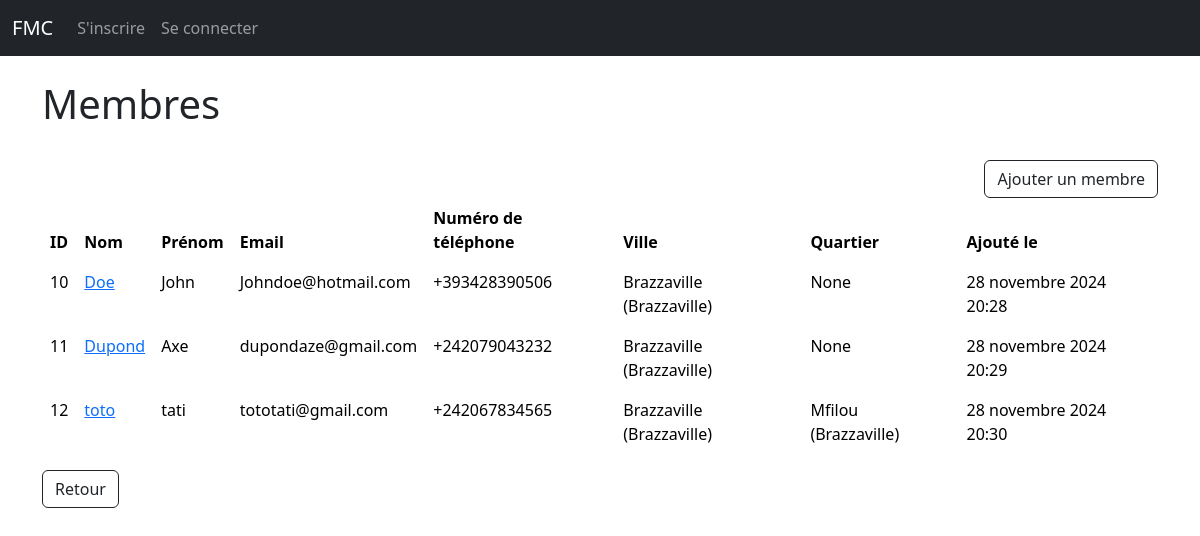
/members/, run on an earlier commit of the app's database.
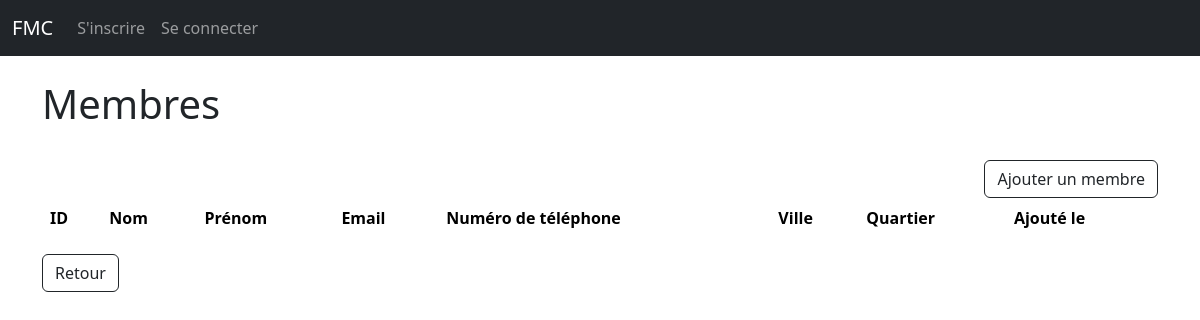
And on a later commit of the database.
### gestione/models.py (models this page shows, shortened)
class TimestampModel(models.Model):
    created_at = models.DateTimeField(auto_now_add=True)
    updated_at = models.DateTimeField(auto_now=True)
    class Meta:
        abstract = True

class Member(TimestampModel):
    name = models.CharField(max_length=100)
    firstName = models.CharField(max_length=100)
    email = models.EmailField(max_length=150, unique=True, null=True, blank=True)
    phone = models.CharField(max_length=15, null=True, blank=True)
    city = models.ForeignKey(
        City, on_delete=models.CASCADE, related_name="members"
    )  # Lien obligatoire avec une ville
    district = models.ForeignKey(
        District, on_delete=models.SET_NULL, null=True, blank=True, related_name="members"
    )  # Lien facultatif avec un quartier

class City(TimestampModel):
    name = models.CharField(max_length=100)
    department = models.ForeignKey(Department, on_delete=models.CASCADE, related_name="cities")
    def __str__(self):
        return f"{self.name} ({self.department.name})"

class Department(TimestampModel):
    name = models.CharField(max_length=100, unique=True)

class District(TimestampModel):
    name = models.CharField(max_length=100)
    city = models.ForeignKey(City, on_delete=models.CASCADE, related_name="districts")
    def __str__(self):
        return f"{self.name} ({self.city.name})"

### gestione/views.py (the view)
# urls.py: path('members/', views.list_members, name='members'),
def list_members(request):
    members = Member.objects.all()
    return render(request, 'gestione/pages/members.html', {'members': members})

### gestione/templates/gestione/pages/members.html (shortened to what this page needs)
{% extends 'gestione/layouts/base.html'%}
{% block content %}
    <h1>Membres</h1>
    <br>
    <div class="row">
        <div class="col"></div>
        <div class="col text-end">
            <a class="btn btn-outline-dark" href="{% url 'gestione:add_member' %}">Ajouter un membre</a>
        </div>
    </div>
    <table class="table table-borderless table-hover ">
        <thead>
            <tr>
                <th scope="col">ID</th>
                <th scope="col">Nom</th>
                <th scope="col">Prénom</th>
                <th scope="col">Email</th>
                <th scope="col">Numéro de téléphone</th>
                <th scope="col">Ville</th>
                <th scope="col">Quartier</th>
                <th scope="col">Ajouté le</th>
            </tr>
        </thead>
        <tbody>
            {% if members %}
            {% for member in members %}
                <tr>
                <td>{{member.id}}</td>
                <td><a href="{% url 'gestione:record' member.id %}">{{member.name}}</a></td>
                <td>{{member.firstName}}</td>
                <td>{{member.email}}</td>
                <td>{{member.phone}}</td>
                <td>{{member.city}}</td>
                <td>{{member.district}}</td>
                <td>{{member.created_at}}</td>
                </tr>
            {% endfor %}
            {% endif %}
        </tbody>
    </table>
    <a class="btn btn-outline-dark" href="{% url 'gestione:dashboard' %}">Retour</a>
    <br>
{% endblock %}

What changed in the data, as far as the page shows it:
removed Member: id "10", name "Doe", firstName "John", email "Johndoe@hotmail.com", phone "+393428390506", city "Brazzaville (Brazzaville)", district "None", created_at "28 novembre 2024 20:28"
removed Member: id "11", name "Dupond", firstName "Axe", email "dupondaze@gmail.com", phone "+242079043232", city "Brazzaville (Brazzaville)", district "None", created_at "28 novembre 2024 20:29"
removed Member: id "12", name "toto", firstName "tati", email "tototati@gmail.com", phone "+242067834565", city "Brazzaville (Brazzaville)", district "Mfilou (Brazzaville)", created_at "28 novembre 2024 20:30"
